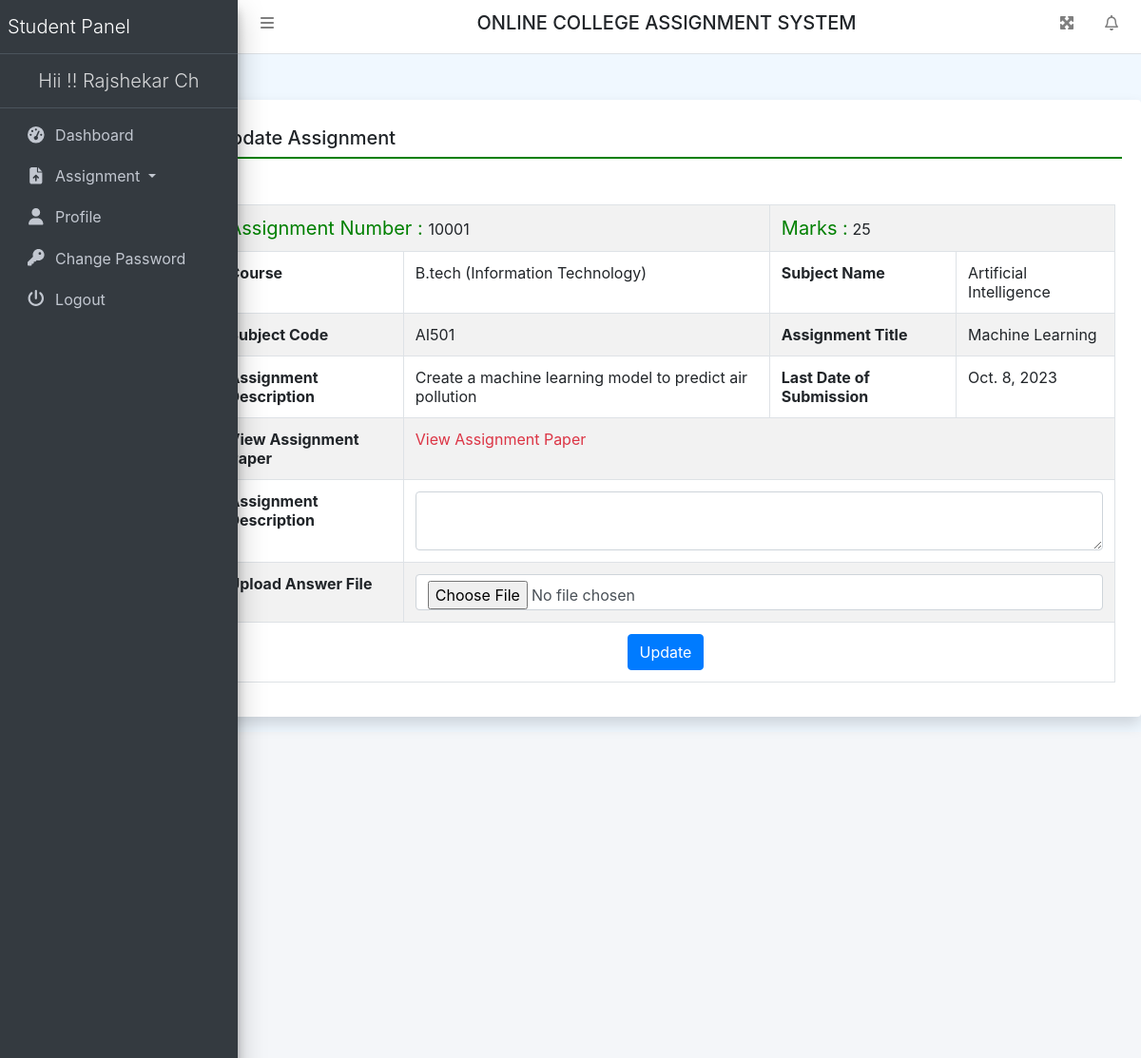
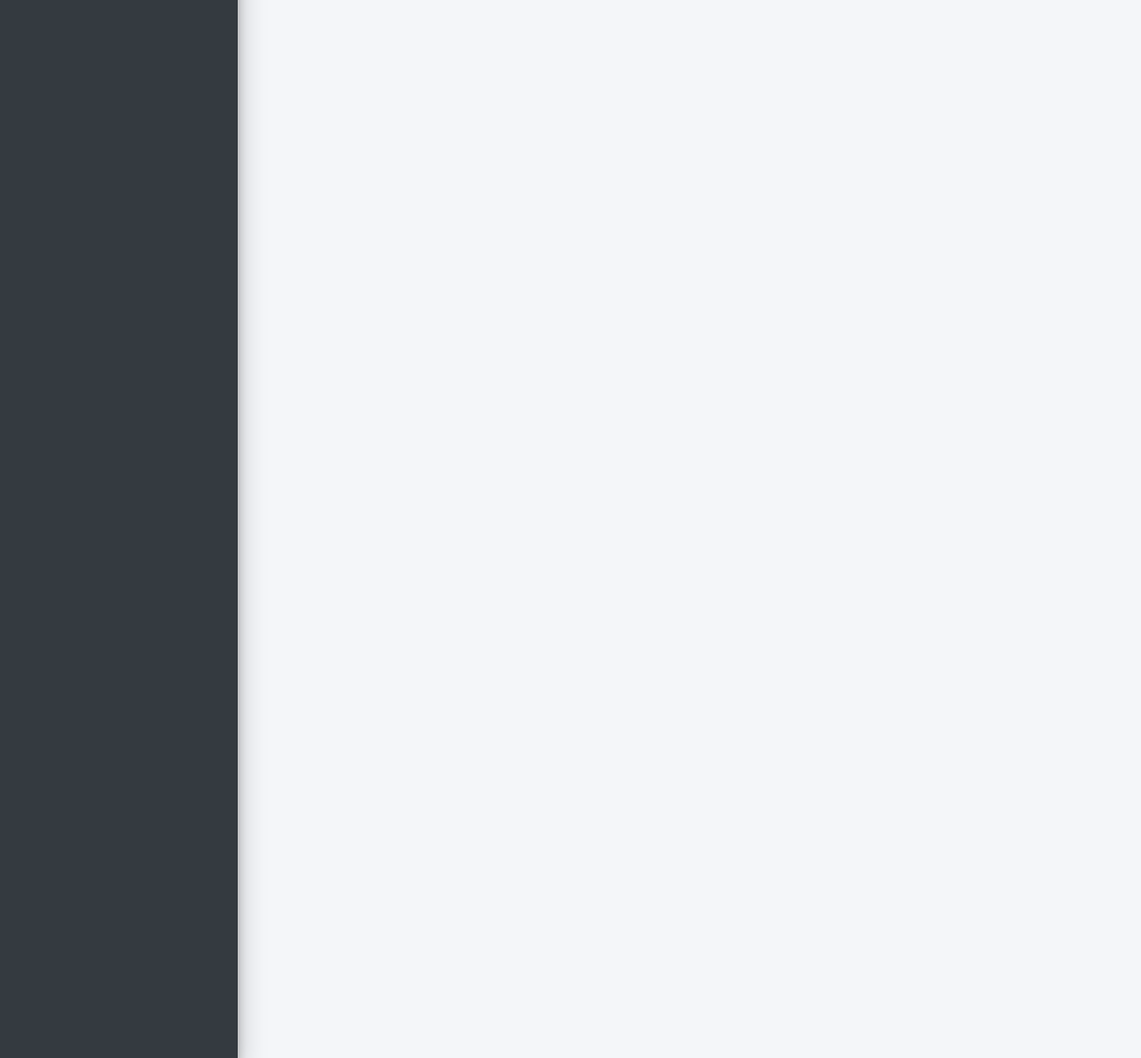
The app's page /submitAssignment/5 (signed in) with its own data (2 pictures, top to bottom).
### collegeAssignment/models.py (models this page shows, shortened)
class Assigment(models.Model):
    teacher = models.ForeignKey(Teacher, on_delete=models.CASCADE)
    course = models.ForeignKey(Course, on_delete=models.CASCADE)
    subject = models.ForeignKey(Subject, on_delete=models.CASCADE)
    AssignmentNumber = models.IntegerField(null=True)
    AssignmentTitle = models.CharField(max_length=150, null=True)
    AssignmentDescription = models.CharField(max_length=300, null=True)
    SubmissionDate = models.DateField(null=True)
    AssignmentMarks = models.CharField(max_length=150, null=True)
    AssignmentFile = models.FileField(max_length=200, null=True)
    CreationDate = models.DateTimeField(auto_now_add=True)

class Course(models.Model):
    BranchName = models.CharField(max_length=150, null=True)
    CourseName = models.CharField(max_length=200, null=True)
    CreationDate = models.DateTimeField(auto_now_add=True)

class Subject(models.Model):
    course = models.ForeignKey(Course, on_delete=models.CASCADE)
    SubjectFullname = models.CharField(max_length=200, null=True)
    SubjectShortname = models.CharField(max_length=50, null=True)
    SubjectCode = models.CharField(max_length=50, null=True)
    CreationDate = models.DateTimeField(auto_now_add=True)

### collegeAssignment/views.py (the view, shortened to what this page needs)
# urls.py: path('submitAssignment/<int:pid>', submitAssignment, name='submitAssignment'),
def submitAssignment(request, pid):
    if not request.user.is_authenticated:
        return redirect('student_login')
    assignment = Assigment.objects.get(id=pid)
    user = User.objects.get(id=request.user.id)
    userDetails = UserDetail.objects.get(user=user)
    try:
        error = ""
    except:
        pass
    return render(request, 'submitAssignment.html', locals())

### collegeAssignment/templates/submitAssignment.html (shortened to what this page needs)
{% extends 'studentHeader.html' %}
{% block main %}
<div class="card shadow mt-5 offset-2">
    <div class="card-body">
        <h5 class="p-2" style="border-bottom: 2px solid green;">Update Assignment</h5>
        <div class="container-fluid mt-3">
            <table border="1" class="table table-striped table-bordered first mt-5">
                <tr>
                    <td colspan="2"><span style="font-size : 20px; color : green">Assignment Number : </span>
                        {{assignment.AssignmentNumber}}
                    </td>
                    <td colspan="2"><span style="font-size : 20px; color : green">Marks  :</span>
                        {{assignment.AssignmentMarks}}
                    </td>
                </tr>
                <tr>
                    <th>Course</th>
                    <td>{{assignment.course.CourseName}} ({{assignment.course.BranchName}})</td>
                    <th>Subject Name</th>
                    <td>{{assignment.subject.SubjectFullname}}</td>
                </tr>
                <tr>
                    <th>Subject Code</th>
                    <td>{{assignment.subject.SubjectCode}}</td>
                    <th>Assignment Title</th>
                    <td>{{assignment.AssignmentTitle}}</td>
                </tr>
                <tr>
                    <th>Assignment Description</th>
                    <td>{{assignment.AssignmentDescription}}</td>
                    <th>Last Date of Submission</th>
                    <td>{{assignment.SubmissionDate}}</td>
                </tr>
                <tr>
                    <th>View Assignment Paper</th>
                    <td colspan="3"><a href="{{assignment.AssignmentFile.url}}" class="text-danger">View Assignment
                        Paper</a></td>
                </tr>
                <form method="post" enctype="multipart/form-data">
                    <tr>
                        <th>Assignment Description</th>
                        <td colspan="3"><textarea name="Assdesc" class="form-control" required></textarea></td>
                    </tr>
                    <tr>
                        <th>Upload Answer File</th>
                        <td colspan="3"><input type="file" name="AnswerFile" class="form-control"></td>
                    </tr>
                    <tr align="center">
                        <td colspan="4">
                            <button type="submit" name="submit" class="btn btn-primary">Update</button>
                        </td>
                    </tr>
                </form>
            </table>
        </div>
    </div>
</div>
{% endblock %}

### collegeAssignment/templates/studentHeader.html (shortened to what this page needs)
{% load static %}
<html>
<head runat="server">
    <link href="{% static 'css/bootstrap.css' %}" rel="stylesheet"/>
    <link href="{% static 'css/all.css' %}" rel="stylesheet"/>
    <link href="{% static 'css/adminlte.css' %}" rel="stylesheet"/>
    <link href="{% static 'css/OverlayScrollbars.css' %}" rel="stylesheet"/>
    <link rel="stylesheet" href="https://cdn.datatables.net/1.10.23/css/jquery.dataTables.min.css">
    <link rel="stylesheet" href="https://cdn.datatables.net/buttons/1.6.5/css/buttons.dataTables.min.css">
    <link rel="stylesheet"
          href="https://cdn.jsdelivr.net/npm/bootstrap-select@1.13.14/dist/css/bootstrap-select.min.css">
</head>
<body class="hold-transition sidebar-mini layout-fixed layout-navbar-fixed layout-footer-fixed">
<nav class="main-header navbar navbar-expand navbar-white navbar-light">
    <ul class="navbar-nav">
        <li class="nav-item">
            <a class="nav-link" data-widget="pushmenu" href="#" role="button"><i class="fas fa-bars"></i></a>
        </li>
    </ul>
    <h5 class="text-center text-uppercase" style="width:100%;">Online College Assignment System</h5>
    <ul class="navbar-nav ml-auto">
        <li class="nav-item">
            <a class="nav-link" data-widget="fullscreen" href="#" role="button">
                <i class="fas fa-expand-arrows-alt"></i>
            </a>
        </li>
        <li class="nav-item dropdown">
            <a class="nav-link" data-toggle="dropdown" href="#">
                <i class="far fa-bell fas-shake animated"></i>
            </a>
        </li>
    </ul>
</nav>
<aside class="main-sidebar sidebar-dark-primary elevation-4">
    <a href="{% url 'sdashboard' %}" class="brand-link">
        <span class="brand-text font-weight-light">Student Panel</span>
    </a>
    <a href="{% url 'sdashboard' %}" class="brand-link">
        <center><span
                class="brand-text font-weight-light">Hii !! {{request.user.first_name}} {{request.user.last_name}} </span>
        </center>
    </a>
    <div class="sidebar">
        <nav class="mt-2">
            <ul class="nav nav-pills nav-sidebar flex-column" data-widget="treeview" role="menu" data-accordion="false">
                <li class="nav-item"><a href="{% url 'sdashboard' %}" class="nav-link">
                    <i class="nav-icon fas fa-tachometer-alt"></i>
                    <p>Dashboard</p>
                </a></li>
                <li class="nav-item dropdown">
                    <a class="nav-link dropdown-toggle" href="#" id="navbarDropdown"
                       role="button" data-toggle="dropdown" aria-haspopup="true"
                       aria-expanded="false"> <i class="nav-icon fas fa-file-upload"></i> Assignment </a>
                </li>
                <li class="nav-item"><a href="{% url 'studentProfile' %}" class="nav-link">
                    <i class="nav-icon fas fa-user"></i>
                    <p>Profile</p>
                </a></li>
                <li class="nav-item"><a href="{% url 'studentchangePassword' %}" class="nav-link">
                    <i class="nav-icon fas fa-key"></i>
                    <p>Change Password</p>
                </a></li>
                <li class="nav-item"><a href="/logout" class="nav-link">
                    <i class="nav-icon fas fa-power-off"></i>
                    <p>Logout</p>
                </a></li>
            </ul>
        </nav>
    </div>
</aside>
{% block main %}
{% endblock %}
<div class="content-wrapper"></div>

### collegeAssignment/static/css/all.css (style rules this page uses)
.fa-bars:before { content: "\f0c9"; }
.fa-bell:before { content: "\f0f3"; }
.fa-key:before { content: "\f084"; }
.fa-power-off:before { content: "\f011"; }
.fa-user:before { content: "\f007"; }

### collegeAssignment/static/css/OverlayScrollbars.css (style rules this page uses)
.os-host, .os-host-textarea { position: relative; overflow: visible !important; -webkit-box-orient: vertical; -webkit-box-direction: normal; -ms-flex-direction: column; flex-direction: column; -ms-flex-wrap: nowrap; flex-wrap: nowrap; -webkit-box-pack: start; -ms-flex-pack: start; justify-content: flex-start; -ms-flex-line-pack: start; align-content: flex-start; -webkit-box-align: start; -ms-flex-align: start; -ms-grid-row-align: flex-start; align-items: flex-start; }

### collegeAssignment/templates/studentHeader.html (style rules this page uses)
body { background-color: aliceblue; }

### records on screen
Assigment: AssignmentNumber "10001", AssignmentMarks "25", course.CourseName "B.tech", course.BranchName "Information Technology", subject.SubjectFullname "Artificial Intelligence", subject.SubjectCode "AI501", AssignmentTitle "Machine Learning", AssignmentDescription "Create a machine learning model to predict air pollution", SubmissionDate "Oct. 8, 2023"

### other values on screen
{{ request.user.first_name }} "Rajshekar"
{{ request.user.last_name }} "Ch"
